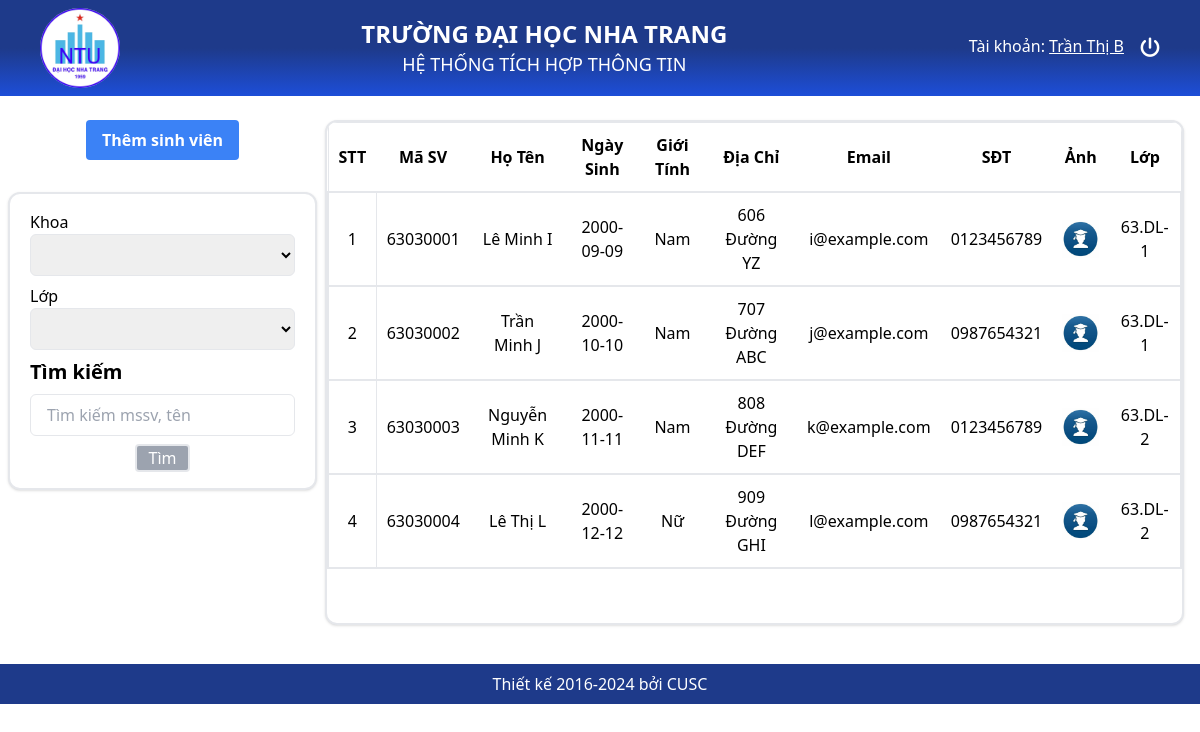
Page /Views/Student_List.php?khoaOption=03-DL (signed in) on the committed database.
### tables this page shows
CREATE TABLE `sinhvien` (
  `MaSV` varchar(20) NOT NULL,
  `HoTen` varchar(100) NOT NULL,
  `NgaySinh` date DEFAULT NULL,
  `GioiTinh` varchar(10) NOT NULL,
  `DiaChi` varchar(200) DEFAULT NULL,
  `Email` varchar(100) DEFAULT NULL,
  `SDT` varchar(15) DEFAULT NULL,
  `AnhSV` varchar(100) NOT NULL,
  `MaLop` varchar(10) NOT NULL
);

### Controllers/KhoaController.php (called while the page is built)
<?php
class KhoaController {
    protected $conn;
    public function __construct($conn) {
        $this->conn = $conn;
    }
    public function DanhSach() {
        $sql = "SELECT * FROM khoa";
        $result = $this->conn->query($sql);
        return $result;
    }
}
?>

### Controllers/LopController.php (called while the page is built, shortened)
<?php
class LopController {
    protected $conn;
    public function __construct($conn) {
        $this->conn = $conn;
    }
    public function DanhSach() {
        $sql = "SELECT * FROM lop";
        $result = $this->conn->query($sql);
        return $result;
    }
}
?>

### Controllers/SinhVienController.php (called while the page is built, shortened)
<?php
class SinhVienController
{
    protected $conn;
    public function __construct($conn)
    {
        $this->conn = $conn;
    }
    public function timKiem($maKhoa = null, $maLop = null, $search = null)
    {
        $sql = "SELECT sinhvien.* FROM sinhvien
                INNER JOIN lop ON sinhvien.MaLop = lop.MaLop
                INNER JOIN khoa ON lop.MaKhoa = khoa.MaKhoa";
        $dieukien = array();
        if (!empty($maKhoa) && $maKhoa !== " ") {
            $dieukien[] = "khoa.MaKhoa = '$maKhoa'";
        }
        if (count($dieukien) > 0) {
            $sql .= " WHERE " . implode(' AND ', $dieukien);
        }
        $result = $this->conn->query($sql);
        return $result;
    }
}
?>

### Views/Student_List.php (the view, shortened to what this page needs)
<?php
require_once __DIR__ . '/../config/db.php';
include_once __DIR__ . '/../Controllers/SinhVienController.php';
include_once __DIR__ . '/../Controllers/KhoaController.php';
include_once __DIR__ . '/../Controllers/LopController.php';
$svController = new SinhVienController($conn);
$khoaController = new KhoaController($conn);
$lopController = new LopController($conn);
$maKhoa = isset($_GET['khoaOption']) ? $_GET['khoaOption'] : '';
$maLop = isset($_GET['lopOption']) ? $_GET['lopOption'] : '';
$search = isset($_GET['search']) ? $_GET['search'] : '';
$khoaList = $khoaController->DanhSach();
$lopList = $lopController->DanhSach();
$sinhvienList = $svController->timKiem($maKhoa, $maLop, $search);
?>
<?php include_once __DIR__ . "/../layout/header.php"; ?>
<body>
    <div class="my-6 mx-2 min-h-[520px] flex">
        <div class="flex flex-col items-center">
            <button onclick="window.location.href='Student_Create.php'" class="mb-4 px-4 py-2 bg-blue-500 text-white font-semibold rounded hover:bg-blue-600">
                Thêm sinh viên
            </button>
            <form method="GET" class="h-max w-max px-5 py-4 flex flex-col bg-white rounded-xl shadow border-2 mt-4">
                <label class="grid grid-cols-2">
                    <span>Khoa</span>
                    <select id="khoaOption" name="khoaOption" class="col-span-2 p-2 border rounded-md">
                        <option value=""></option>
                    <?php
                        if ($khoaList->num_rows > 0) {
                            while ($khoa = $khoaList->fetch_assoc()) {
                                echo "<option value=\"" . $khoa['MaKhoa'] . "\">" . htmlspecialchars($khoa['TenKhoa']) . "</option>";
                            }
                        }
                    ?>
                    </select>
                </label>
                <label class="grid grid-cols-2 mt-2">
                    <span>Lớp</span>
                    <select id="lopOption" name="lopOption" class="col-span-2 p-2 border rounded-md">
                    <option value=""></option>
                    <?php
                        if ($lopList->num_rows > 0) {
                            while ($lop = $lopList->fetch_assoc()) {
                                echo "<option value=\"" . $lop['MaLop'] . "\">" . htmlspecialchars($lop['TenLop']) . "</option>";
                            }
                        }
                    ?>
                    </select>
                </label>
                <h1 class="font-bold text-xl py-2">Tìm kiếm</h1>
                <input type="text" name="search" class="px-4 py-2 border rounded-md" placeholder="Tìm kiếm mssv, tên" id="searchInput">
                <div class="text-center text-white">
                    <button type="submit" class="border-2 px-3 mt-2 rounded bg-gray-400 hover:bg-gray-500">Tìm</button>
                </div>
            </form>
        </div>
        <div class="w-full h-[505px] mx-2 bg-white rounded-xl shadow border-2 overflow-scroll overflow-x-hidden">
            <table border="1" cellpadding="10" cellspacing="0" class="w-full text-center border border-collapse">
                <thead>
                    <tr class="">
                        <th>STT</th>
                        <th>Mã SV</th>
                        <th>Họ Tên</th>
                        <th>Ngày Sinh</th>
                        <th>Giới Tính</th>
                        <th>Địa Chỉ</th>
                        <th>Email</th>
                        <th>SĐT</th>
                        <th>Ảnh</th>
                        <th>Lớp</th>
                    </tr>
                </thead>
                <tbody>
                    <?php if ($sinhvienList && $sinhvienList->num_rows > 0): ?>
                        <?php $stt=1; foreach ($sinhvienList as $sinhvien): ?>
                            <tr title="Ấn vào xem chi tiết" class="border-2 cursor-pointer hover:bg-gray-200" onclick="window.location.href='Student_Detail.php?MaSV=<?php echo $sinhvien['MaSV']; ?>'">
                                <td class="border"><?php echo $stt; ?></td>
                                <td><?php echo $sinhvien['MaSV']; ?></td>
                                <td><?php echo $sinhvien['HoTen']; ?></td>
                                <td><?php echo $sinhvien['NgaySinh']; ?></td>
                                <td><?php echo $sinhvien['GioiTinh']; ?></td>
                                <td><?php echo $sinhvien['DiaChi']; ?></td>
                                <td><?php echo $sinhvien['Email']; ?></td>
                                <td><?php echo $sinhvien['SDT']; ?></td>
                                <td><img src="<?php echo '../asset/Images/' . $sinhvien['AnhSV']; ?>" alt="Student Image" width="50" height="50"></td>
                                <td><?php echo $sinhvien['MaLop']; $stt++?></td>
                            </tr>
                        <?php endforeach; ?>
                    <?php else: ?>
                        <tr>
                            <td colspan="9">Không có dữ liệu.</td>
                        </tr>
                    <?php endif; ?>
                </tbody>
            </table>
        </div>
    </div>
</body>
<?php include_once __DIR__ . "/../layout/footer.php"; ?>

### rows in the picture
sinhvien: MaSV "63030001", HoTen "Lê Minh I", NgaySinh "2000-09-09", GioiTinh "Nam", DiaChi "606 Đường YZ", Email "i@example.com", SDT "0123456789", AnhSV (picture), MaLop "63.DL-1"
sinhvien: MaSV "63030002", HoTen "Trần Minh J", NgaySinh "2000-10-10", GioiTinh "Nam", DiaChi "707 Đường ABC", Email "j@example.com", SDT "0987654321", AnhSV (picture), MaLop "63.DL-1"
sinhvien: MaSV "63030003", HoTen "Nguyễn Minh K", NgaySinh "2000-11-11", GioiTinh "Nam", DiaChi "808 Đường DEF", Email "k@example.com", SDT "0123456789", AnhSV (picture), MaLop "63.DL-2"
sinhvien: MaSV "63030004", HoTen "Lê Thị L", NgaySinh "2000-12-12", GioiTinh "Nữ", DiaChi "909 Đường GHI", Email "l@example.com", SDT "0987654321", AnhSV (picture), MaLop "63.DL-2"

### other values in the picture
$_SESSION['User']['HoTen'] "Trần Thị B"
